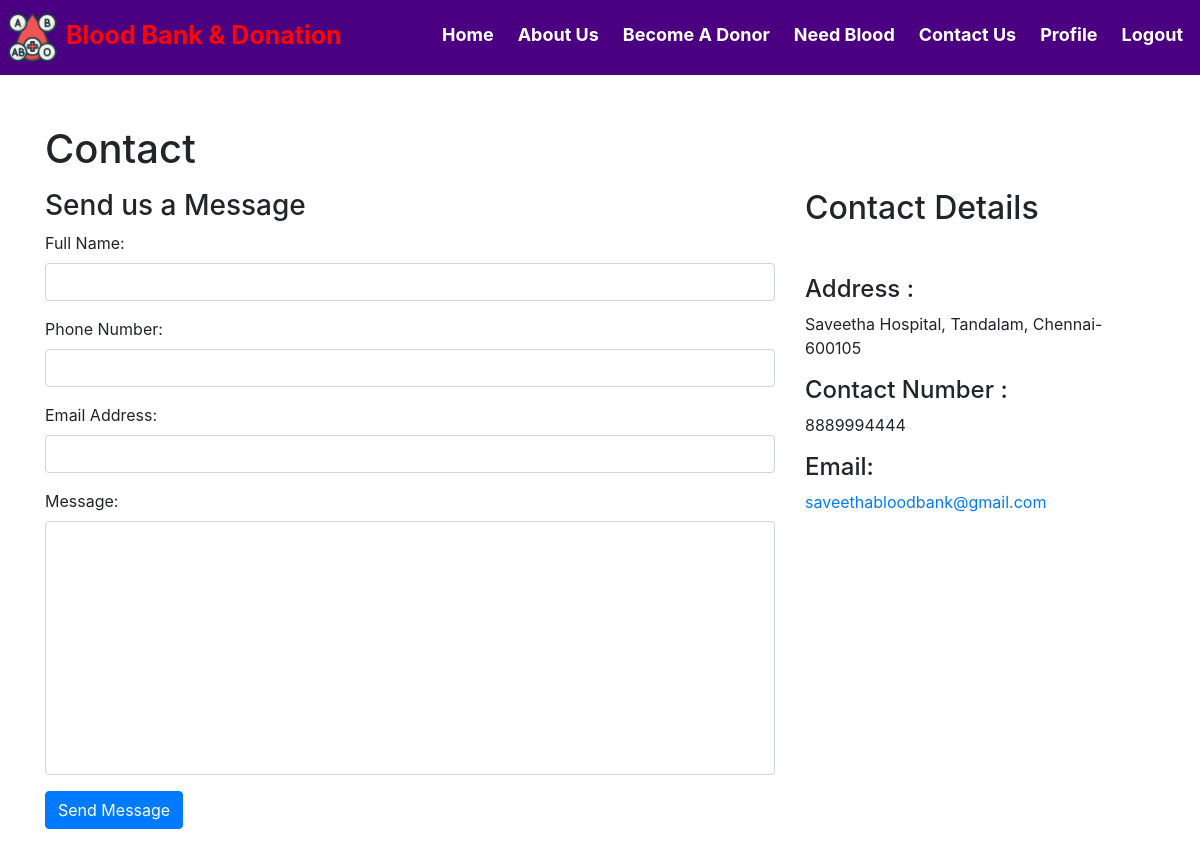
Page /contact_us.php on the committed database.
### tables this page shows
CREATE TABLE `contact_info` (
  `contact_id` int(11) NOT NULL,
  `contact_address` varchar(100) NOT NULL,
  `contact_mail` varchar(50) NOT NULL,
  `contact_phone` varchar(100) NOT NULL
);

### contact_us.php (the view, shortened to what this page needs)
<html>
<head>
  <link rel="stylesheet" href="https://maxcdn.bootstrapcdn.com/bootstrap/4.5.2/css/bootstrap.min.css">
</head>
<body>
<?php $active ='contact';
include 'head.php'; ?>
<div id="page-container" style="margin-top:50px; position: relative;min-height: 84vh;">
  <div class="container">
  <div id="content-wrap" style="padding-bottom:50px;">
    <h1 class="mt-4 mb-3">Contact</h1>
    <div class="row">
      <div class="col-lg-8 mb-4">
        <h3>Send us a Message</h3>
        <form name="sentMessage"  method="post">
            <div class="control-group form-group">
                <div class="controls">
                    <label>Full Name:</label>
                    <input type="text" class="form-control" id="name" name="fullname" required>
                </div>
            </div>
            <div class="control-group form-group">
                <div class="controls">
                    <label>Phone Number:</label>
                    <input type="tel" class="form-control" id="phone" name="contactno"  required >
                </div>
            </div>
            <div class="control-group form-group">
                <div class="controls">
                    <label>Email Address:</label>
                    <input type="email" class="form-control" id="email" name="email" required>
                </div>
            </div>
            <div class="control-group form-group">
                <div class="controls">
                    <label>Message:</label>
                    <textarea rows="10" cols="100" class="form-control" id="message" name="message" required  maxlength="999" style="resize:none"></textarea>
                </div>
            </div>
            <button type="submit" name="send"  class="btn btn-primary">Send Message</button>
        </form>
    </div>
    <div class="col-lg-4 mb-4">
        <h2>Contact Details</h2>
        <?php
          include 'conn.php';
          $sql= "select * from contact_info";
          $result=mysqli_query($conn,$sql);
          if(mysqli_num_rows($result)>0)   {
              while($row = mysqli_fetch_assoc($result)) { ?>
        <br>
        <p>
            <h4>Address :</h4><?php echo $row['contact_address']; ?>
        </p>
        <p>
            <h4>Contact Number :</h4><?php echo $row['contact_phone']; ?>
        </p>
        <p>
          <h4>  Email: </h4><a href="#"><?php echo $row['contact_mail']; ?></a>
        </p>
        <?php }
      } ?>
    </div>
</div>
</div>
</div>
<?php include 'footer.php' ?>
</div>
</body>
</html>

### rows in the picture
contact_info: contact_address "Saveetha Hospital, Tandalam, Chennai-600105", contact_phone "8889994444", contact_mail "saveethabloodbank@gmail.com"
